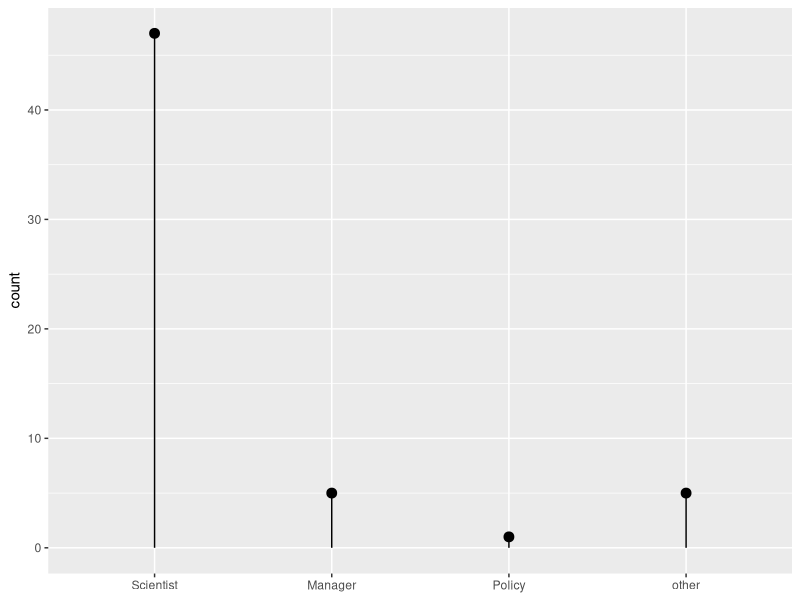
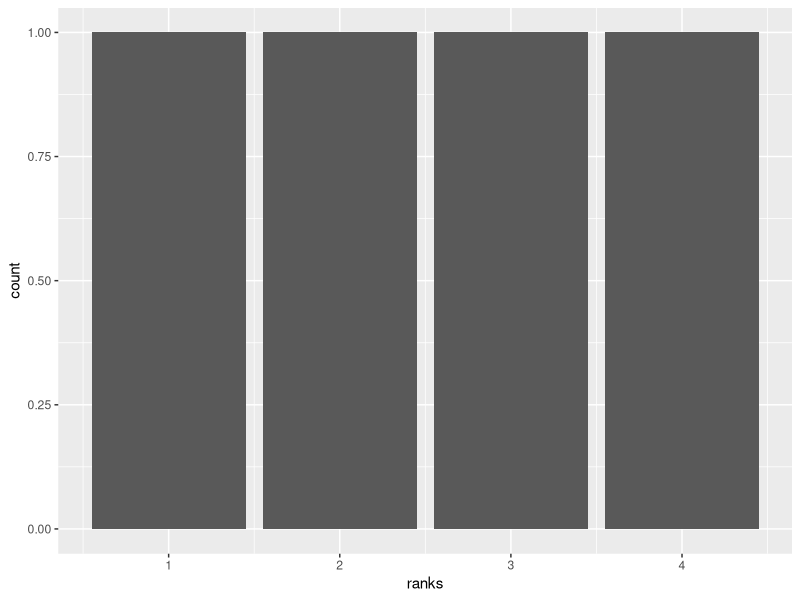
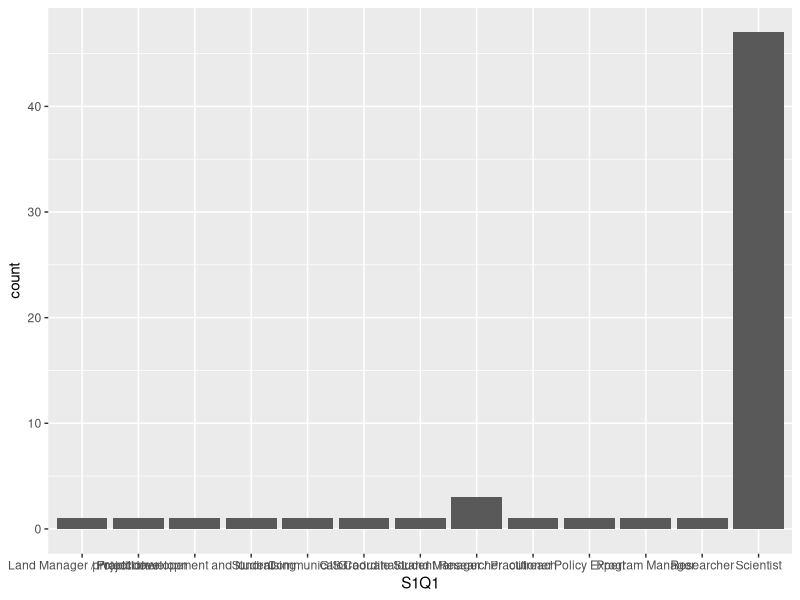
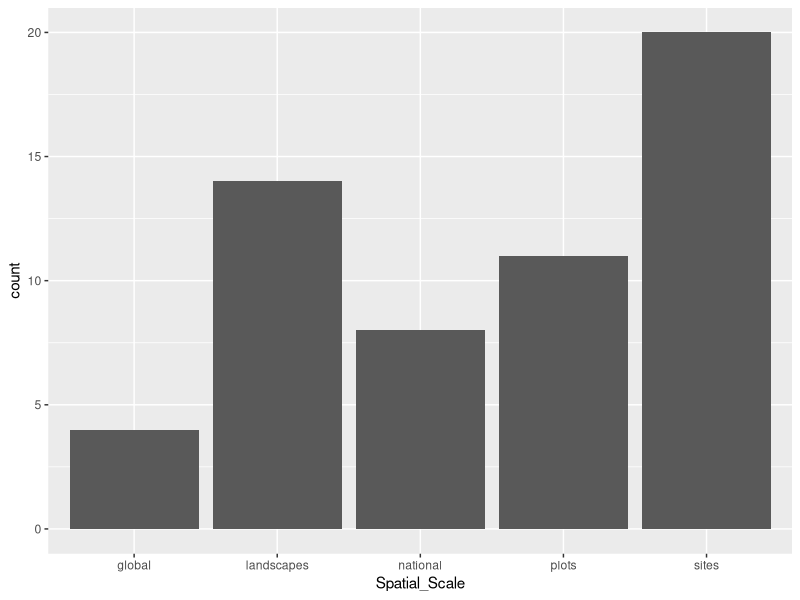

Reproduce these figures in R, in order. (Note: this script raises an error after producing the figures.)

# The purpose of this script is to assist James Holmquist of the Smithsonian Environmental
# Research Center in manipulating, cleaning, analyzing and ultimately displaying data 
# received from the Coastal Carbon RCN December 2017 Community Survey. 

    # Started on March 15, 2018 by Christopher Adkison, SERC Biogeochemistry Intern


# First turn on the necessary libraries to use this script.
library(rmarkdown)
library(tidyverse)

# Upload the dataset into a tibble usig read_csv
Survey_Responses <- read_csv("data/CCRCN_survey_results_PII_scrubbed_180316.csv")
View(Survey_Responses)

# Change the column names to something easier to call in R; spaces are tricky with names.
# This step in particular is important because the google doc csv output uses the questions as 
# column names. These are far too long and need to be changed into something easier to use.
names(Survey_Responses) <- c("Timestamp", "Institution", "Title_Role",
                             "Spatial_Scale", "Career_milestone", "Work_location", "Data_synthesis",
                             "Data_access", "Make_public?", "Network_support", "Data_kind",
                             "Motivation", "Training_type", "Workshop_interest", "Workshop_idea",
                             "Workshop_worked", "Workshop_avoid", "CWCRP_5", "Feedback_concerns")


#*************************************** Section 1 Questions ***********************************

#1. # Which best describes your role in coastal wetland carbon science?
      # This question has 4 answers, however, the last answer choice as "other" is
      # a text field where respondents can use their own title. This is useful information
      # to have, but can become overwhelming for analysis. Using the grepl function we will
      # rename all data entries back into one of the original 4 categories and input
      # these new reformated names into a new column for simplicity's sake.

# Let's write a function to condense the similar responses into a single identifier, we'll start with scientists.
question_1_response <- Survey_Responses %>% 
  mutate(scientist = grepl("Scientist", Title_Role),
         landProgramManager = grepl("Manager", Title_Role),
         policyExpert = grepl("Policy", Title_Role), 
         other = if_else(scientist == F & landProgramManager == F & policyExpert == F , T, F)) %>%
  group_by(scientist, landProgramManager, policyExpert, other) %>% 
  tally()

scientist_count <- sum(question_1_response$n[question_1_response$scientist == T])
manager_count <- sum(question_1_response$n[question_1_response$landProgramManager == T])
policy_count <-  sum(question_1_response$n[question_1_response$policyExpert == T])
other_count <- sum(question_1_response$n[question_1_response$other == T])

question_1_response_b <- data.frame(Title_Role = c("Scientist", "Manager", "Policy", "other"),
           count = c(scientist_count, manager_count, policy_count, other_count),
           ranks = 1:4)

# Lollipop Graph of Title_Role 
ggplot(question_1_response_b, aes(x=ranks, y = count)) +
  geom_point(size=3) +
  geom_segment(aes(x=ranks,
                   xend=ranks,
                   y=0,
                   yend=count)) +
  xlab("Title") +
  scale_x_discrete(name = NULL, limits=as.character(question_1_response_b$Title_Role)) +
  theme_gray()
ggplot(question_1_response_b, aes(x=ranks)) +
  geom_bar()

# From Test Case Barplot
S1Q1 <- unlist(strsplit(Survey_Responses$Title_Role, ",")) # transform answers with mulpiple options to single coutns

ggplot(data = as.data.frame(S1Q1), aes(x=S1Q1)) +
  geom_bar()

2. # Which best describes the spatial scale of your work?
      # This question does not have anything too tricky to deal with, so it will 
      # simply be plotted.
ggplot(data = Survey_Responses, aes(Spatial_Scale)) + 
  geom_bar()
table(Survey_Responses$Spatial_Scale)


3. # Where are you in your career?
ggplot(data = Survey_Responses, aes(Career_milestone)) + 
  geom_bar()
table(Survey_Responses$Career_milestone)


4. # I primaril work...
ggplot(data = Survey_Responses, aes(Work_location)) +  
  geom_bar()
table(Survey_Responses$Work_location)


#*************************************** Section 2 Questions **********************************

#1. # What type of coastal wetland carbon data would you like to see synthesized 
# and publically available?
# This question is simply a text field and will have almost entirely unique
# answers. Because of this, try to find common words mentioned frequently such
# as "flux", "stock", "burial" and create some sort of graphic to display
# these interests. A word cloud is a good idea for instance.

#2. # What is your preferred way of accessing data?
# Similar to section 1 question 1, this questions has 5 possible answers,
# with the last being a text field under  "Other". All answers should be coered into
# one of the 5 fields for simplicity sake.

#3. # Do you have data you would like to make publicly available?
# This question again has 4 possible answers and a text field for the last answer 
# choice. However, allof the answers in other are basically maybe... so we'll
# just coerce all answer choices into yes, no, or maybe.


#************************************** Section 3 Questions ***********************************

#1. # Is there any support the network can give you to help with the process of 
# making your data publicly available?  
# There are 6 answer choices and they just need to be coded or renamed to 
# fit on a graph more easily.


#************************************** Section 4 Questions ***********************************

#1. # What kind of data are you interested in submitting?
# Again, try to find common words and make something like a word cloud.

#2. # What is your motivation for archiving your data?
# All answers need to be coerced into one of the 5 answer choices, with all entries
# not fitting into the irst 4 classified as "Other". As an added bonus, we can make
# a word cloud (or other creative representation) from all of the other choices
# to see if there are any good ideas that weren't listed.


#************************************* Section 5 Questions ************************************

#1. # What type of training would improve your capacity as a scientist / 
# practitioner / policy expert?
# This can pretty much ust be plotted with a little cleaning up of the title fields.

#2. # Would any of these proposed workshops be of interest to you?
# Same as above, there are only 3 answer choices so this can just be plotted 
# pretty easily.

#3. # Do you have an idea for a collaborative workshop with the goal of a 
# synthesis dataset, model, or and/or publication?
# Try to identify common words in all of the responses and create something like a word cloud.

#4. # What are some things that have worked about a collaborative workshops you have attended? 
# Try to identify common words in all of the responses and create something like a word cloud.

#5. # What can make a collaborative workshop ineffective, but can be avoided?
# Try to identify common words in all of the responses and create something like a word cloud.


#************************************* Section 6 Questions *************************************

#1. # Where do you see the state of Coastal Wetland Carbon Research and Practice 
# in 5 years (10 years)?
# Maybe just pick out a few that are unique to display.

#2. # Do you have any other feedback or concerns?
# Coerce some of the long "no" answers into simply "No", and maybe find
# one really good positive feedback, and one really good negative feedback.
